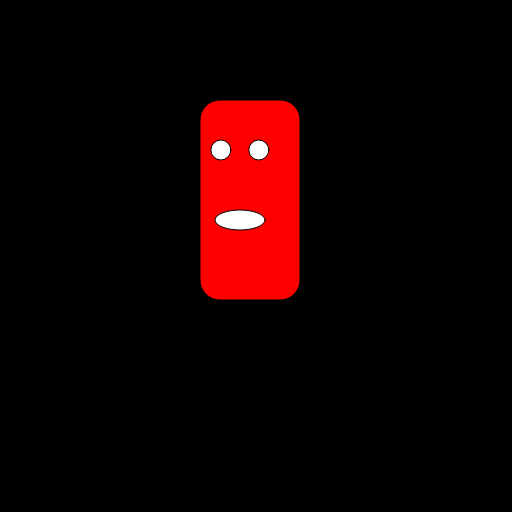
Frame 1 (no input)
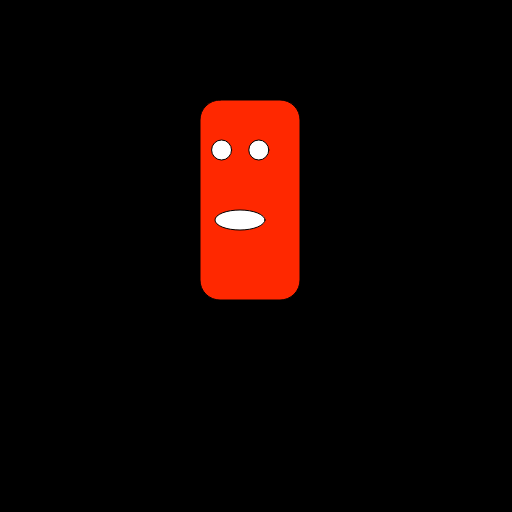
Frame 60 (no input)
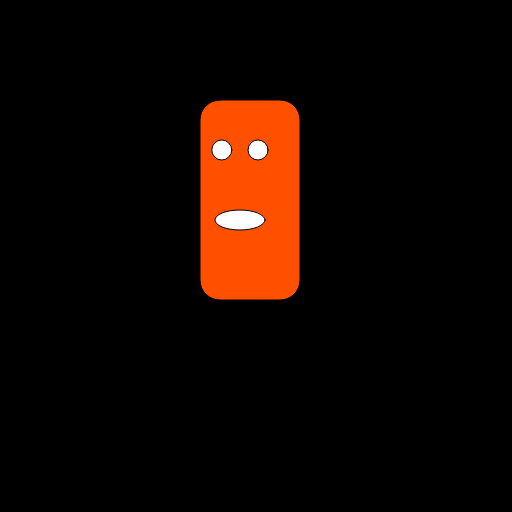
Frame 120 (the mouse pressed at the canvas centre since frame 60)

The p5.js sketch that drew these frames (run headless with seeded random() and noise() and a simulated clock; from frame 60 on, the mouse is pressed at the canvas centre):

// p5.js sketch
// ── sketch.js
/// setup runs ( almost) first, runs once
function setup() {
 // this define canvas size, (width,height)
 createCanvas(512,512);
 // color of background (greyscale)  0-255  
 // where 0 is black and 255 is wh
 background(128);
// can you tell when its saved?
// put setup code here
}

function draw() {
 // put drawing code here
 background(0);
 fill(paletteLerp([
    [color(127,0,255),0],
    ['red', 0.001],
    ['orange', 0.2858],
    ['yellow', 0.4287],
    ['green', 0.5716],
    ['blue', 0.7145],
    [color(75, 0, 130), 0.8574],
    [color(127,0,255), 0.999],
    ['red', 1]
  ], millis() / 14400 % 1));
 rect(200,100,100,200,20);
 fill(255);
 ellipse(random(-2,2)+220,150,20,20);
 ellipse(random(-2,2)+260,150,20,20);
 ellipse(240,220,50,20);
 // optional
 //ellipse(240,230,100 * mouseX/width,100 * mouseY/height);
}
